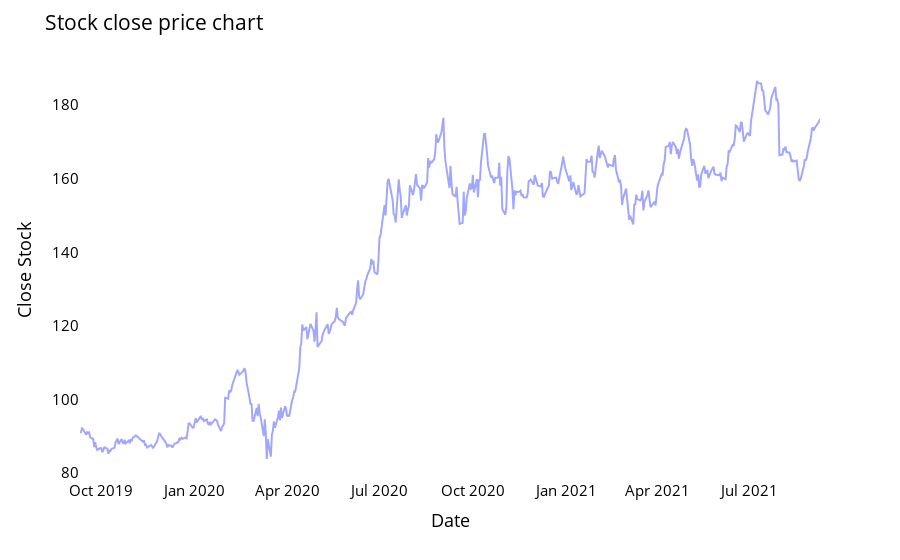

This figure's notebook cell:
### Markdown cell above
# Plotting close prices to see our stock's historical data

### Code cell
fig = px.line(closedf, x=closedf.Date, y=closedf.Close,labels={'Date':'Date','Close':'Close Stock'})
fig.update_traces(marker_line_width=2, opacity=0.6)
fig.update_layout(title_text='Stock close price chart', plot_bgcolor='white', font_size=15, font_color='black')
fig.update_xaxes(showgrid=False)
fig.update_yaxes(showgrid=False)
fig.show()

### Figure 1 — Plotly figure (JSON) as saved in the notebook; plotly's stock layout.template omitted (floating-point values rounded to 4 significant figures; data arrays with more than 128 entries replaced by an {"elided": "..."} marker saying what was removed)
{"data": [{"hovertemplate": "Date=%{x}<br>Close Stock=%{y}<extra></extra>", "legendgroup": "", "line": {"color": "#636efa", "dash": "solid"}, "marker": {"line": {"width": 2}, "symbol": "circle"}, "mode": "lines", "name": "", "opacity": 0.6, "orientation": "v", "showlegend": false, "type": "scatter", "x": {"elided": "504 str values"}, "xaxis": "x", "y": {"elided": "504 float values"}, "yaxis": "y"}], "layout": {"font": {"color": "black", "size": 15}, "legend": {"tracegroupgap": 0}, "margin": {"t": 60}, "plot_bgcolor": "white", "title": {"text": "Stock close price chart"}, "xaxis": {"anchor": "y", "domain": [0, 1], "showgrid": false, "title": {"text": "Date"}}, "yaxis": {"anchor": "x", "domain": [0, 1], "showgrid": false, "title": {"text": "Close Stock"}}}}
